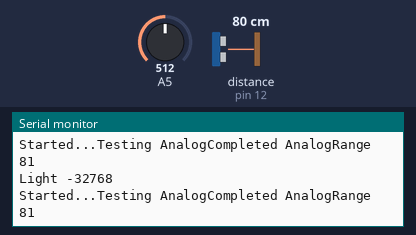
Simulated run of this sketch. Board: Arduino Leonardo, built with avr-gcc and run on an emulated ATmega32U4. On the bench: the last lines printed to the serial monitor. The inputs (shaded band) are chosen by the test bench; at power-on: distance to the obstacle (sensor on pin 12) 80 cm, A5 = 512. The echo pulse lasts 58.3 µs per cm.

Above: at 1.2 s.
1.3 s: distance to the obstacle (sensor on pin 12) set to 2 cm
At 1.33 s:
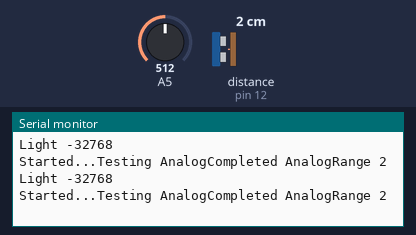
4.3 s: A5 set to 716
At 4.39 s:
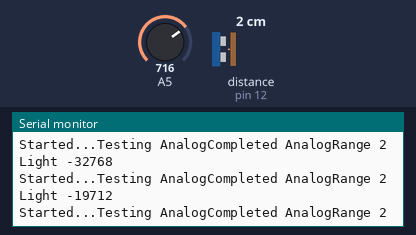
5.8 s: distance to the obstacle (sensor on pin 12) set to 4 cm
At 5.81 s:
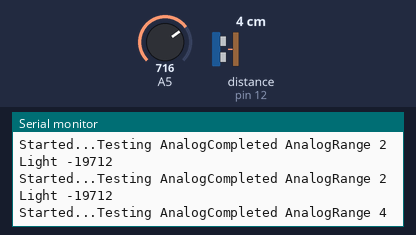
7.3 s: A5 set to 900
At 7.34 s:
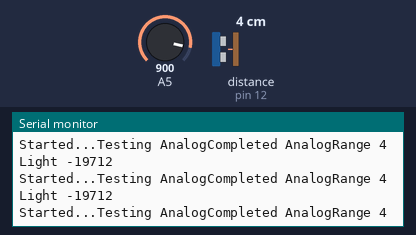
8.8 s: distance to the obstacle (sensor on pin 12) set to 120 cm
At 12.76 s:
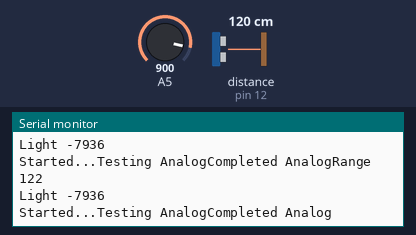
Timing chart, 0 to 12.8 s (numbered marks = the images above; inputs shaded):
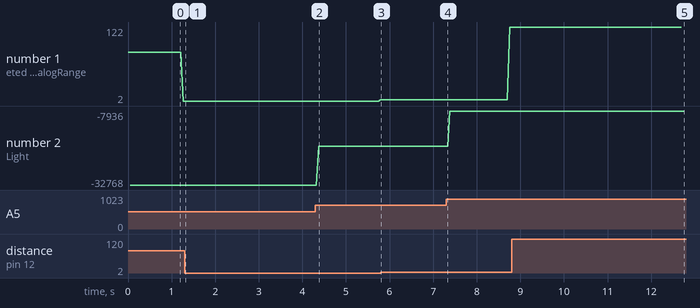

Measured:
- after the input at 1.3 s, the serial monitor: prints a new line at once (image 1)
- after the input at 4.3 s, the serial monitor: prints a new line after 0.07 s (image 2)
- after the input at 8.8 s, the serial monitor: prints a new line at once (image 5)
- plotted number 1: 2 → 4 after the input at 4.3 s, 4 → 122 after the input at 7.3 s
- plotted number 2: -32768 → -19712 after the input at 4.3 s, -19712 → -7936 after the input at 7.3 s

The sketch:

Sketch1.ino
```cpp
/*
 * Sketch1.ino
 *
 * Created: 4/29/2015 12:27:48 PM
 * Author: jmluc_000
 */

#include "MyClass.h"

void setup()
{
	myClass.setup();
}

void loop()
{
	myClass.loop();
}
```

MyClass.cpp
```cpp
/*
 * MyClass.cpp
 *
 * Created: 4/29/2015 12:27:48 PM
 * Author: jmluc_000
 */

#include "MyClass.h"

#define PING_PIN  12  // Arduino pin tied to both trigger and echo pins on the ultrasonic sensor.
#define MAX_DISTANCE 200 // Maximum distance we want to ping for (in centimeters). Maximum sensor distance is rated at 400-500cm.

NewPing sonar(PING_PIN, PING_PIN, MAX_DISTANCE); // NewPing setup of pin and maximum distance.
//extern "C" uint16_t _asmMain(void);


void MyClass::setup()
{
	Serial.begin(115200); // Open serial monitor at 115200 baud to see ping results.
}

void MyClass::loop()
{
  Serial.print("Started...Testing Analog");
  uint16_t light16 = analogueReadL(); //only uses PORTD0 analogue
  Serial.print("Completed Analog");
  int light = (int)light16;
  delay(50);                      // Wait 50ms between pings (about 20 pings/sec). 29ms should be the shortest delay between pings.
  unsigned int uS = sonar.ping(); // Send ping, get ping time in microseconds (uS).
  Serial.print("Range");
  Serial.print(" ");
  Serial.print(uS / US_ROUNDTRIP_CM); // Convert ping time to distance and print result (0 = outside set distance range, no ping echo)
  Serial.print("\n");
  Serial.flush();
  Serial.print("Light");
  Serial.print(" ");
  Serial.print(light);
  Serial.print("\n");

}

uint16_t MyClass::analogueReadL(void)
{
	uint16_t myresult;
	asm(
		"\n\t"
		"ADC_Init:" "\n\t"
		"ldi r16,0" "\n\t" //setup for pin 0
		"ori r16, 0x60" "\n\t"
		"sts 0x7C, r16" "\n\t"//load settings into ADMUX
		"ldi r16, 0xC7" "\n\t"//enable ADC single mode conversion 11000111
		"sts 0x7A, r16" "\n\t" //load settings
		"lds r18, 0x7A" "\n\t"
		"sbr r18, 0x06" "\n\t"//ADC to ADCSRA ADSC bit
		"sei" "\n\t"
		"sts 0x7A, r18" "\n\t"
		"Wait:" "\n\t"
		"lds r18, 0x7A" "\n\t"
		"sbrs r18,4" "\n\t"//Set ADIF bit if set skip loop
		"rjmp Wait" "\n\t" //loop
		"Ret:" "\n\t" //break loop
		"lds r24,0x78"  "\n\t"//ADCL to r16
		"lds r25,0x79"  "\n\t"//ADCH to r17
		"mov %A0, r24" "\n\t"
		"mov %B0, r25" "\n\t"
		"ret" "\n\t"//*/
		:"=&r"(myresult):
	);
/*
	asm volatile(
	"\n"
	//initialize ADC
	"init:" "\n\t"
	"ldi r24, 0" //ready for input
	"sts 0x07, r24" //set port to input
	"ldi r24, 0B01000000" "\n\t" //Save 0 to register. ADC ADMUX setting
	"sts 0x7C, r24" "\n\t" //Load 0 to 0x7C analog reference = 0 and channel = 0  ADLAR = 0
	//start conversion
	"conv:" "\n\t"
	"lds r24, 0x7A" "\n\t"//get data from 0x7A (ADCSRA)
	"ldi r25, 0" "\n\t"//load 0 for or
	"or r24, r25" "\n\t"//or conversion
	"sts 0x7A, r24" "\n\t"//store the value in 0x7A
	//clear the ADSC
	"clearADSC:" "\n\t"
	"lds r24, 0x7A"  "\n\t"//load 0x7A data
	"sbrc r24, 6" "\n\t"//checks bit 6 is cleared.  If it is, skip next line (loop)
	"rjmp clearADSC" "\n\t"//loop
	//load from ADC
	"lds r18, 0x78" "\n\t"//load first 8 bytes from ADC data
	"lds r20, 0x79" "\n\t"//load second 8 bytes from ADC data
	"mov r25, r20" "\n\t"//copy 0x79 data
	"ldi r24, 0" "\n\t"//load 0 for conversion
	"ldi r19, 0" "\n\t"//load 0 for conversion
	"or r18, r24" "\n\t"//convert 0x78 data
	"or r19, r25" "\n\t"//convert 0x79 data
	//combine the two bytes for return
	"sts %A0, r18" "\n\t"
	"sts %B0, r19" "\n\t"
	//"sts %A0, r18" "\n\t"
	//"sts %B0, r19" "\n\t"
	"ret"
	:"=M"(_SFR_IO_ADDR(myresult))
	::
	);
*/
	return myresult;
}
MyClass myClass;
```

MyClass.h
```cpp
/*
 * MyClass.h
 *
 * Created: 4/29/2015 12:27:48 PM
 * Author: jmluc_000
 */

#ifndef _MYCLASS_h
#define _MYCLASS_h

#if defined(ARDUINO) && ARDUINO >= 100
	#include "Arduino.h"
#else
	#include "WProgram.h"
#endif
#include <avr/io.h>

#include "NewPing.h"

class MyClass
{
 private:


 public:
	void setup();
	void loop();
	uint16_t analogueReadL();
};

extern MyClass myClass;

#endif
```
